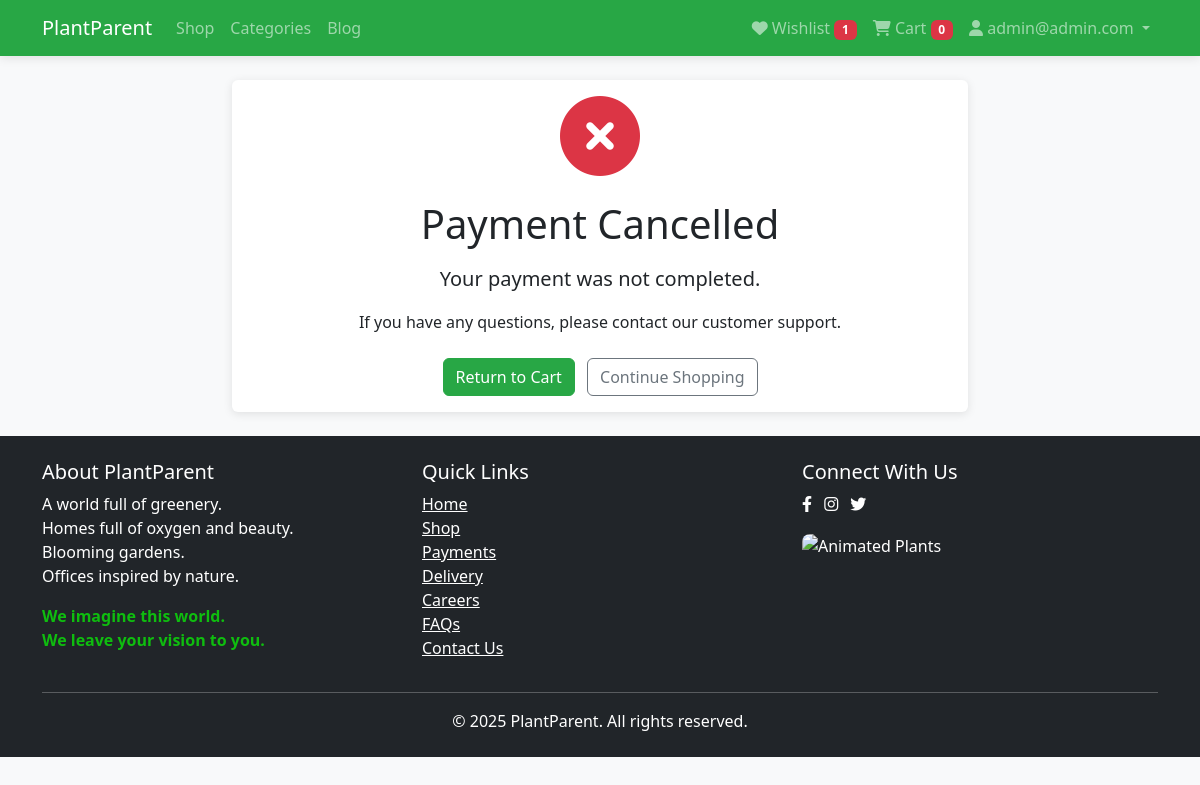
Page /orders/cancel/ (signed in) on the committed database.
### accounts/models.py (models this page shows, shortened)
class User(AbstractUser):
    username = None
    email = models.EmailField(_('email address'), unique=True)
    phone = models.CharField(max_length=20, blank=True)
    address = models.TextField(blank=True)
    city = models.CharField(max_length=100, blank=True)
    postal_code = models.CharField(max_length=20, blank=True)
    country = models.CharField(max_length=100, blank=True)
    profile_picture = models.ImageField(
        upload_to=user_profile_picture_path,
        blank=True,
        null=True,
        validators=[validate_image_size, validate_image_format],
        help_text=_('Upload a profile picture (max 1MB, formats: JPG, PNG, GIF)')
    )
    receive_newsletter = models.BooleanField(default=False)
    USERNAME_FIELD = 'email'
    REQUIRED_FIELDS = []
    objects = UserManager()
    class Meta:
        permissions = [
            ("can_publish_post", "Can publish blog posts without approval"),
            ("can_edit_all_posts", "Can edit any blog post (not just own)"),
        ]
    class Meta:
        verbose_name = 'User'
        verbose_name_plural = 'Users'

### wishlist/models.py (models this page shows, shortened)
class Wishlist(models.Model):
    user = models.OneToOneField(
        settings.AUTH_USER_MODEL,
        on_delete=models.CASCADE,
        related_name='wishlist'
    )
    created_at = models.DateTimeField(auto_now_add=True)
    updated_at = models.DateTimeField(auto_now=True)

### cart/models.py (models this page shows, shortened)
class Cart(models.Model):
    user = models.OneToOneField(
        settings.AUTH_USER_MODEL,
        on_delete=models.CASCADE,
        related_name='cart'
    )
    created_at = models.DateTimeField(auto_now_add=True)
    updated_at = models.DateTimeField(auto_now=True)
    @property
    def total_quantity(self):
        print(sum(item.quantity for item in self.items.all()))
        return sum(item.quantity for item in self.items.all())

### orders/views.py (the view)
# urls.py: path('cancel/', views.PaymentCancelView.as_view(), name='cancel'),
class PaymentCancelView(LoginRequiredMixin, TemplateView):
    template_name = 'orders/cancel.html'

### plantparent/context_processors.py (called while the page is built)
def cart_context(request):
    context = {}
    if request.user.is_authenticated:
        cart = Cart.objects.filter(user=request.user).first()
        context['cart'] = cart
    return context

def wishlist_context(request):
    context = {}
    if request.user.is_authenticated:
        wishlist, created = Wishlist.objects.get_or_create(user=request.user)
        context['wishlist'] = wishlist
    return context

### templates/orders/cancel.html
{% extends 'base.html' %}
{% block content %}
<div class="row justify-content-center">
    <div class="col-md-8 text-center">
        <div class="card">
            <div class="card-body">
                <div class="mb-4">
                    <i class="fas fa-times-circle text-danger" style="font-size: 5rem;"></i>
                </div>
                <h1 class="mb-3">Payment Cancelled</h1>
                <p class="lead">Your payment was not completed.</p>
                <p>If you have any questions, please contact our customer support.</p>
                <div class="mt-4">
                    <a href="{% url 'cart:view' %}" class="btn btn-success me-2">Return to Cart</a>
                    <a href="{% url 'products:list' %}" class="btn btn-outline-secondary">Continue Shopping</a>
                </div>
            </div>
        </div>
    </div>
</div>
{% endblock %}

### templates/base.html (shortened to what this page needs)
<!DOCTYPE html>
<html lang="en">
<head>
    <link href="https://cdnjs.cloudflare.com/ajax/libs/font-awesome/6.4.0/css/all.min.css" rel="stylesheet">
    <link rel="stylesheet" href="https://cdnjs.cloudflare.com/ajax/libs/animate.css/4.1.1/animate.min.css" />
    <link href="https://cdn.jsdelivr.net/npm/bootstrap@5.3.0/dist/css/bootstrap.min.css" rel="stylesheet">
    <link rel="stylesheet" href="https://cdnjs.cloudflare.com/ajax/libs/font-awesome/6.4.0/css/all.min.css">
</head>
<body>
    <nav class="navbar navbar-expand-lg navbar-dark bg-success">
        <div class="container">
            <a class="navbar-brand" href="{% url 'products:home' %}">PlantParent</a>
            <div class="collapse navbar-collapse" id="navbarNav">
                <ul class="navbar-nav me-auto">
                    <li class="nav-item">
                        <a class="nav-link" href="{% url 'products:list' %}">Shop</a>
                    </li>
                    <li class="nav-item">
                        <a class="nav-link" href="{% url 'products:categories' %}">Categories</a>
                    </li>
                    <li class="nav-item">
                        <a class="nav-link" href="{% url 'blog:post_list' %}">Blog</a>
                    </li>
                </ul>
                <ul class="navbar-nav">
                    <li class="nav-item">
                        <a class="nav-link" href="{% url 'wishlist:view' %}">
                            <i class="fas fa-heart"></i> Wishlist
                            <span class="badge bg-danger" id="wishlist-count">
                                {% if request.user.is_authenticated %}{{ request.user.wishlist.items.count }}{% else %}0{% endif %}
                            </span>
                        </a>
                    </li>
                    <li class="nav-item">
                        <a class="nav-link" href="{% url 'cart:view' %}">
                            <i class="fas fa-shopping-cart"></i> Cart
                            <span class="badge bg-danger" id="cart-count">
                                {% if cart %}{{ cart.total_quantity }}{% else %}0{% endif %}
                            </span>
                        </a>
                    </li>
                    {% if user.is_authenticated %}
                    <li class="nav-item dropdown">
                        <a class="nav-link dropdown-toggle" href="#" id="navbarDropdown" role="button" data-bs-toggle="dropdown">
                            <i class="fas fa-user"></i> {{ user.email }}
                        </a>
                    </li>
                    {% endif %}
                </ul>
            </div>
        </div>
    </nav>
    <main class="container my-4">
        {% block content %}{% endblock %}
    </main>
    <footer class="bg-dark text-white py-4 mt-0">
        <div class="container">
            <div class="row">
                <div class="col-md-4">
                    <h5>About PlantParent</h5>
                    <p>A world full of greenery. <br>
                       Homes full of oxygen and beauty. <br>
                       Blooming gardens. <br>
                       Offices inspired by nature. <br></p>
                    <p style="color: #0fbd0f;">
                        <b>We imagine this world.</b><br>
                        <b>We leave your vision to you.</b>
                    </p>
                </div>
                <div class="col-md-4">
                    <h5>Quick Links</h5>
                    <ul class="list-unstyled">
                        <li><a href="{% url 'products:home' %}" class="text-white">Home</a></li>
                        <li><a href="{% url 'products:list' %}" class="text-white">Shop</a></li>
                        <li><a href="#" class="text-white">Payments</a></li>
                        <li><a href="#" class="text-white">Delivery</a></li>
                        <li><a href="#" class="text-white">Careers</a></li>
                        <li><a href="#" class="text-white">FAQs</a></li>
                        <li><a href="#" class="text-white">Contact Us</a></li>
                    </ul>
                </div>
                <div class="col-md-4" >
                    <h5>Connect With Us</h5>
                    <a href="#" class="text-white me-2"><i class="fab fa-facebook-f"></i></a>
                    <a href="#" class="text-white me-2"><i class="fab fa-instagram"></i></a>
                    <a href="#" class="text-white me-2"><i class="fab fa-twitter"></i></a>
                    <div class="mt-3">
                        <img src="https://mir-s3-cdn-cf.behance.net/project_modules/max_632/a5364778036023.5c9a9814218f1.gif"
                             alt="Animated Plants"
                             style="width: 180px; border-radius: 8px;">
                    </div>
                </div>
            </div>
            <hr>
            <div class="text-center">
                <p class="mb-0">&copy; 2025 PlantParent. All rights reserved.</p>
            </div>
        </div>
    </footer>
</body>
</html>

### templates/base.html (style rules this page uses)
body { font-family: 'Segoe UI', Tahoma, Geneva, Verdana, sans-serif; background-color: #f8f9fa; }
.card { transition: transform 0.3s ease, box-shadow 0.3s ease; border: none; box-shadow: 0 2px 10px rgba(0, 0, 0, 0.1); }
.bg-success { background-color: #28a745 !important; }
.btn-success { background-color: #28a745; border-color: #28a745; }
.navbar { box-shadow: 0 2px 10px rgba(0, 0, 0, 0.1); }
footer { margin-top: 50px; }

### rows in the picture
User: user.wishlist.items.count "1", email "admin@admin.com"
Cart: total_quantity "0"
